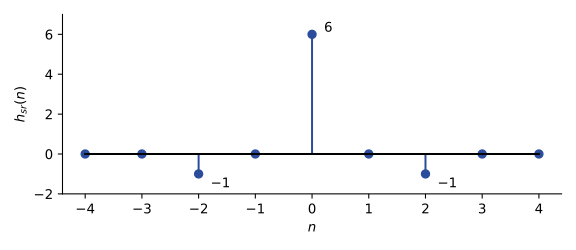

Here is the Python script that generated this plot:
"""TSIG1, partiel 2019-2020, exercice 2 : h = δ(n) - 2δ(n-1) - δ(n-2) en cascade avec h(-n) ;
h_sr(n) = h(n) * h(-n) = {-1, 0, 6, 0, -1} pour n = -2..2. Figure calculée.
Régénérer : python ann-2019-hsr.py"""
import numpy as np
import matplotlib
matplotlib.use("Agg")
import matplotlib.pyplot as plt
plt.rcParams.update({"font.family": "sans-serif", "font.size": 10, "svg.fonttype": "none"})
h = np.array([1, -2, -1])
hsr = np.convolve(h, h[::-1])          # indices n = -2 .. 2
assert list(hsr) == [-1, 0, 6, 0, -1]
n0 = np.arange(-2, 3)
n = np.arange(-4, 5)
v = np.zeros(len(n)); v[2:7] = hsr
fig, a = plt.subplots(figsize=(6, 2.6))
a.stem(n, v, linefmt="#2B4C9B", markerfmt="o", basefmt="k-")
for k, val in zip(n0, hsr):
    if val:
        a.annotate(f"{val:d}".replace("-", "−"), (k, val), textcoords="offset points",
                   xytext=(9, 2 if val > 0 else -10))
a.set_xticks(n); a.set_ylim(-2, 7)
a.set_xlabel("$n$"); a.set_ylabel("$h_{sr}(n)$")
a.spines[["top", "right"]].set_visible(False)
fig.tight_layout(); fig.savefig(__file__.replace(".py", ".svg"))
